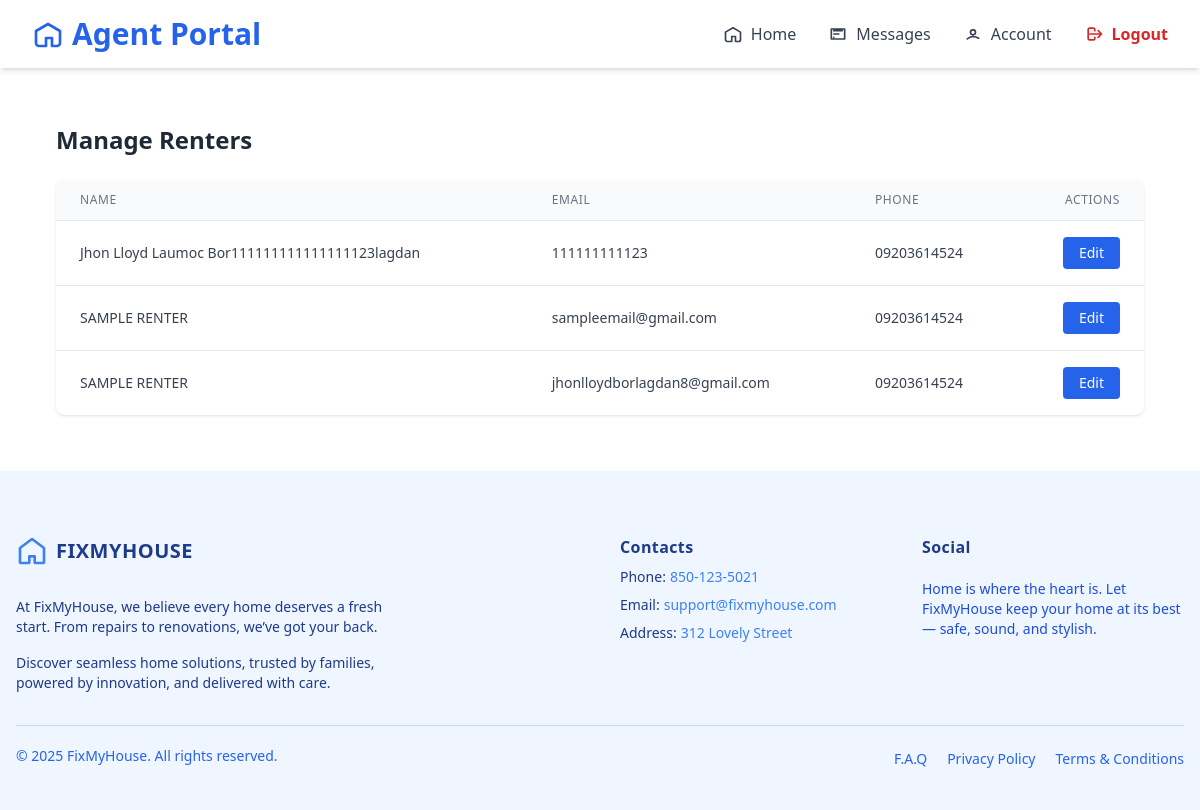
Before: /agent/renters/ (signed in) with the older database file.
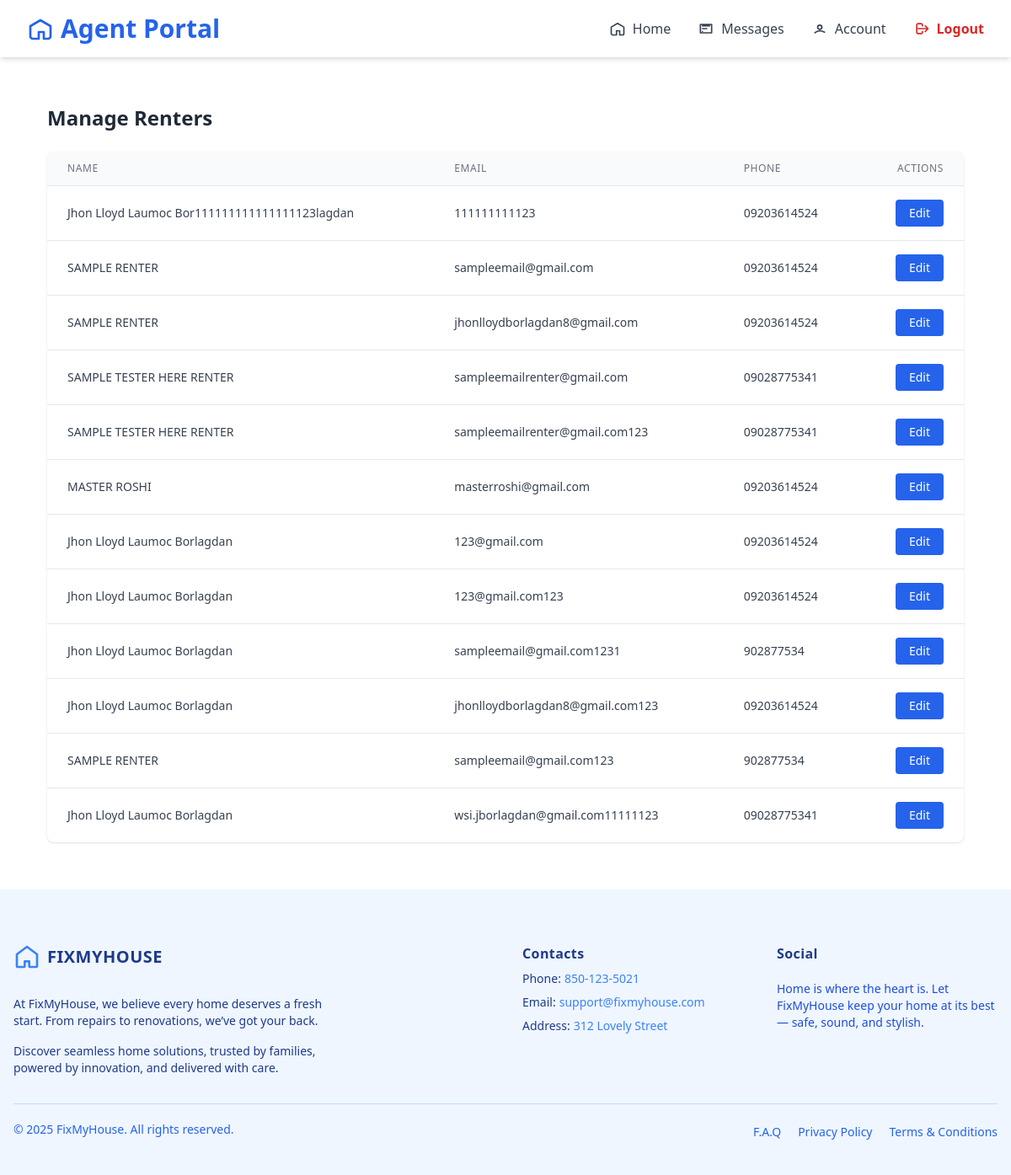
After: the same page with the newer database file.
### renter/models/renter.py (models this page shows, shortened)
class Renter(models.Model):
    user = models.OneToOneField(User, on_delete=models.CASCADE,null=True)
    name = models.CharField(max_length=255)
    email = models.EmailField(unique=True)
    phone = models.CharField(max_length=20)
    password = models.CharField(max_length=128)  # store hashed password (later)
    gender = models.CharField(max_length=10, blank=True, null=True)
    date_of_birth = models.DateField(blank=True, null=True)
    company_name = models.CharField(max_length=255, blank=True, null=True)
    contact_person = models.CharField(max_length=255, blank=True, null=True)
    contact_person_email = models.EmailField(blank=True, null=True)
    contact_phone = models.CharField(max_length=20, blank=True, null=True)
    state = models.CharField(max_length=100, blank=True, null=True)
    city = models.CharField(max_length=100, blank=True, null=True)
    zip_code = models.CharField(max_length=20, blank=True, null=True)
    company_address_line1 = models.CharField(max_length=255, blank=True, null=True)
    company_address_line2 = models.CharField(max_length=255, blank=True, null=True)
    company_postal_code = models.CharField(max_length=20, blank=True, null=True)
    upload_option = models.CharField(max_length=50, blank=True, null=True)  # 'manual' or 'report'
    property_image = models.ImageField(upload_to='property_images/', blank=True, null=True)
    floor_count = models.PositiveIntegerField(blank=True, null=True)
    room_count = models.PositiveIntegerField(blank=True, null=True)
    rooms = models.JSONField(blank=True, null=True)  # example: [{"type": "Bedroom"}, {"type": "Kitchen"}]
    address_line1 = models.CharField(max_length=255, blank=True, null=True)
    address_line2 = models.CharField(max_length=255, blank=True, null=True)
    house_state = models.CharField(max_length=100, blank=True, null=True)
    house_city = models.CharField(max_length=100, blank=True, null=True)
    house_zip = models.CharField(max_length=20, blank=True, null=True)

### agent/views.py (the view)
# urls.py: path('renters/', views.RenterListView.as_view(), name='manage_renters'),
@method_decorator(login_required, name='dispatch')
class RenterListView(ListView):
    model = Renter
    template_name = 'components/home/manageRenters.html'  # you’ll create this
    context_object_name = 'renters'

### agent/templates/components/home/manageRenters.html (shortened to what this page needs)
{% extends "baseAgent.html" %}
{% load widget_tweaks %}
{% block content %}
{% include 'components/home/navigatorBaseAgent.html' %}
<div class="max-w-7xl px-4 sm:px-6 lg:px-8 py-8 m-6">
    <h2 class="text-2xl font-bold text-gray-800 mb-6">Manage Renters</h2>
    <div class="overflow-x-auto bg-white shadow rounded-lg">
        <table class="min-w-full divide-y divide-gray-200">
            <thead class="bg-gray-50">
                <tr>
                    <th scope="col" class="px-6 py-3 text-left text-xs font-medium text-gray-500 uppercase tracking-wider">Name</th>
                    <th scope="col" class="px-6 py-3 text-left text-xs font-medium text-gray-500 uppercase tracking-wider">Email</th>
                    <th scope="col" class="px-6 py-3 text-left text-xs font-medium text-gray-500 uppercase tracking-wider">Phone</th>
                    <th scope="col" class="px-6 py-3 text-right text-xs font-medium text-gray-500 uppercase tracking-wider">Actions</th>
                </tr>
            </thead>
            <tbody class="divide-y divide-gray-200 text-sm text-gray-700">
                {% for renter in renters %}
                <tr class="hover:bg-gray-50 transition duration-150">
                    <td class="px-6 py-4 whitespace-nowrap">{{ renter.name }}</td>
                    <td class="px-6 py-4 whitespace-nowrap">{{ renter.email }}</td>
                    <td class="px-6 py-4 whitespace-nowrap">{{ renter.phone }}</td>
                    <td class="px-6 py-4 whitespace-nowrap text-right">
                        <a href="{% url 'edit_renter' renter.id %}"
                            class="inline-flex items-center px-4 py-1.5 text-sm font-medium text-white bg-blue-600 rounded hover:bg-blue-700 focus:outline-none">
                            Edit
                        </a>
                    </td>
                </tr>
                {% empty %}
                <tr>
                    <td colspan="4" class="px-6 py-4 text-center text-gray-500">No renters found.</td>
                </tr>
                {% endfor %}
            </tbody>
        </table>
    </div>
</div>
{% include 'components/footerAgent.html' %}
{% endblock %}

Changed rows visible on the page:
added Renter: name "SAMPLE TESTER HERE RENTER", email "sampleemailrenter@gmail.com", phone "09028775341"
added Renter: name "SAMPLE TESTER HERE RENTER", email "sampleemailrenter@gmail.com123", phone "09028775341"
added Renter: name "MASTER ROSHI", email "masterroshi@gmail.com", phone "09203614524"
added Renter: name "Jhon Lloyd Laumoc Borlagdan", email "123@gmail.com", phone "09203614524"
added Renter: name "Jhon Lloyd Laumoc Borlagdan", email "123@gmail.com123", phone "09203614524"
added Renter: name "Jhon Lloyd Laumoc Borlagdan", email "sampleemail@gmail.com1231", phone "902877534"
added Renter: name "Jhon Lloyd Laumoc Borlagdan", email "jhonlloydborlagdan8@gmail.com123", phone "09203614524"
added Renter: name "SAMPLE RENTER", email "sampleemail@gmail.com123", phone "902877534"
added Renter: name "Jhon Lloyd Laumoc Borlagdan", email "wsi.jborlagdan@gmail.com11111123", phone "09028775341"
